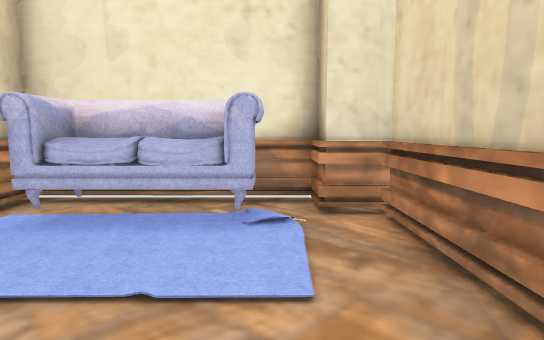
[1] (above)

12 first-person views from a walk through a Unity game level. The camera is 1.5 m above the floor, tilts 6° down and sees 75° across. Doors are open. The floor is counted in squares, 1 m on a side. Each view is taken from the middle of a square. On the plan, view 1 faces up. The plan holds only what a view shows up to about 16 squares ahead; the rest is blank. The player is left out. Some surface patterns are stand-ins.

[2]
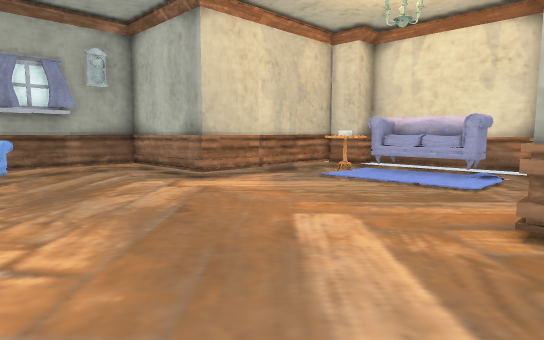

[3]
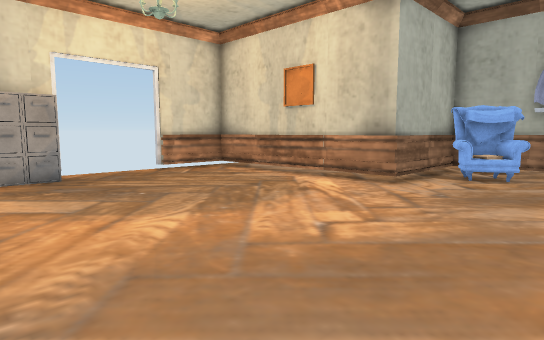

[4]
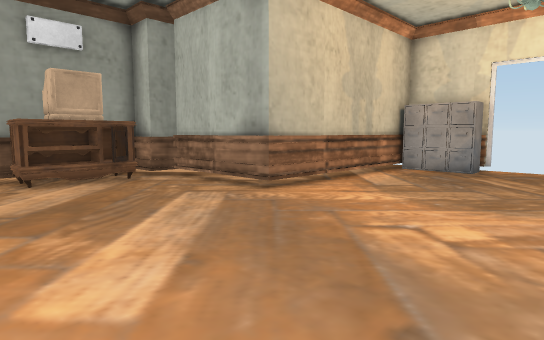

[5]
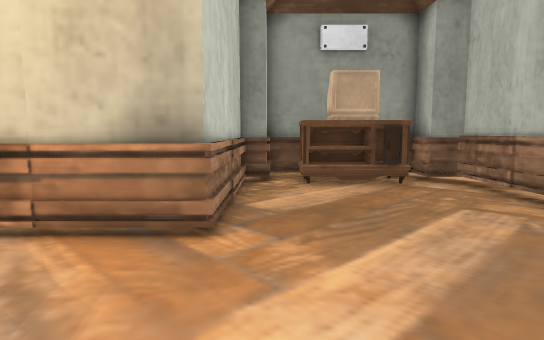

[6]
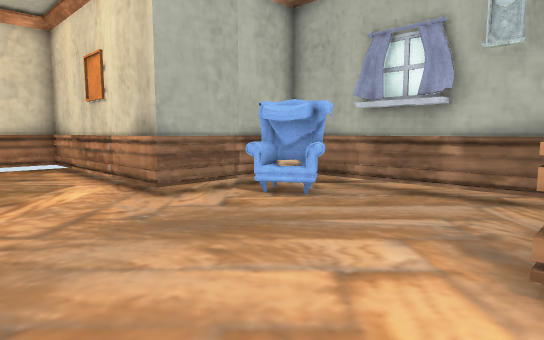

[7]
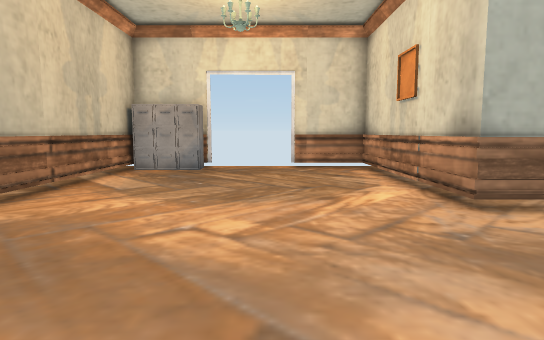

[8]
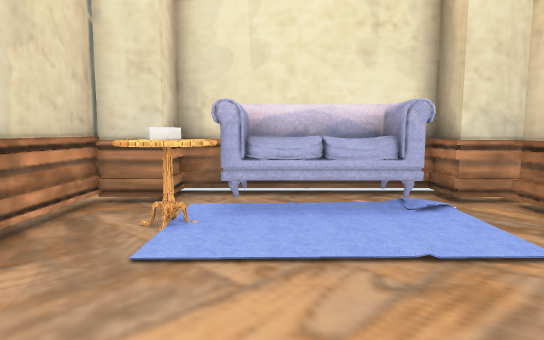

[9]
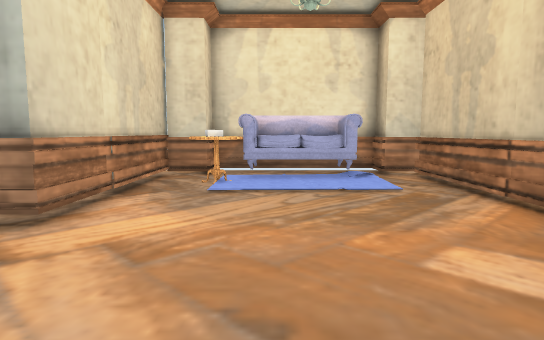

[10]
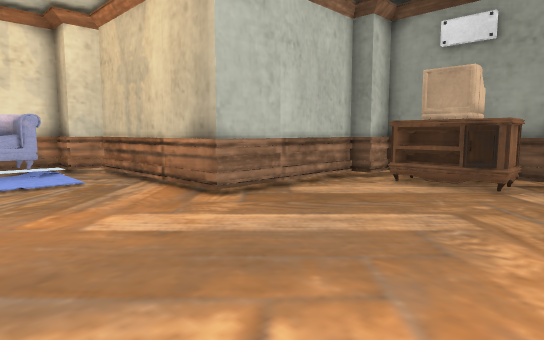

[11]
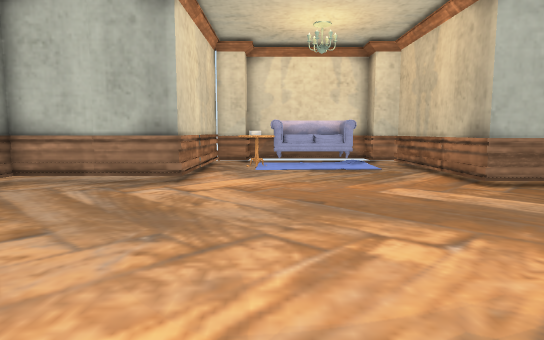

[12]
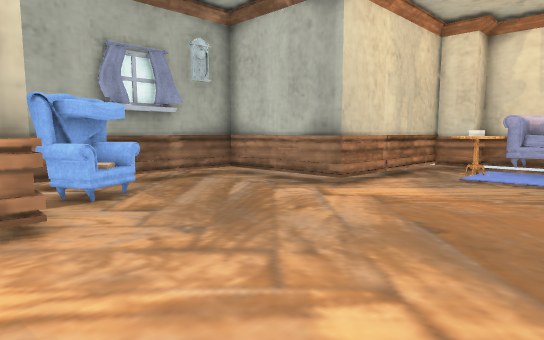

### Floor plan
Key: @ floor where view 1 was taken; # wall or solid block; x gap in a wall; . floor; D open door; O other object.
Columns run from 12 left of view 1 to 9 right of it. Each row starts with its distance up from view 1.
  8        #######
  7      ### OOO ##
  6      #..OOOOO.x
  5      #.OOOOO..#
  4      #.OO   ..#
  3      #........#
  2      #........#
  1      #........#.
  0 ######......@.#...
 -1 #.............#######.
 -2 #...................##
 -3 #..................OO#
 -4 #..................OO
 -5 #.O................OO
 -6 #OOO...............OO#
 -7 # OO................##
 -8 ######.........######
 -9      #.........#
-10      #.........#
-11      #.........#
-12      #.........#
-13      #.........#
-14      #.........#
-15      #......OOO#
-16      ####DDD#OO#
-17         #  D#

Positions as (right, up) in squares from view 1, and headings:
1: (0, 0), facing up
2: (3, -7), facing up-left
3: (3, -3), facing down-left
4: (-4, -1), facing down-right
5: (-3, -2), facing right
6: (-3, 0), facing down-left
7: (-3, -1), facing down
8: (-3, -1), facing up
9: (-3, -6), facing up
10: (-3, -8), facing up-right
11: (-4, -11), facing up
12: (-1, -9), facing up-left
